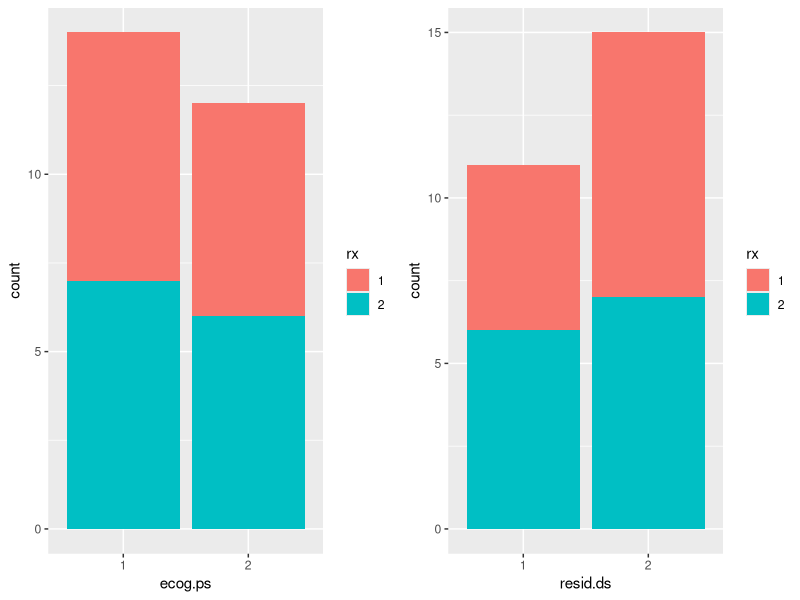
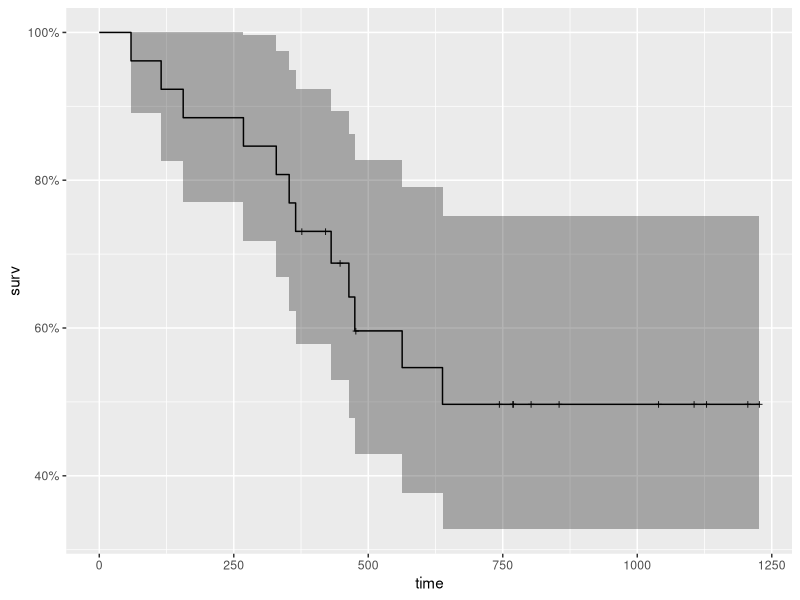
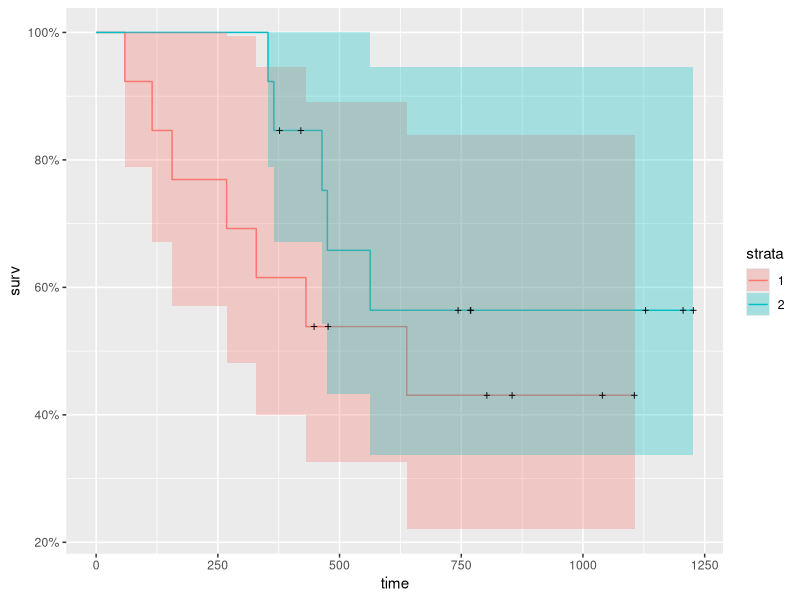
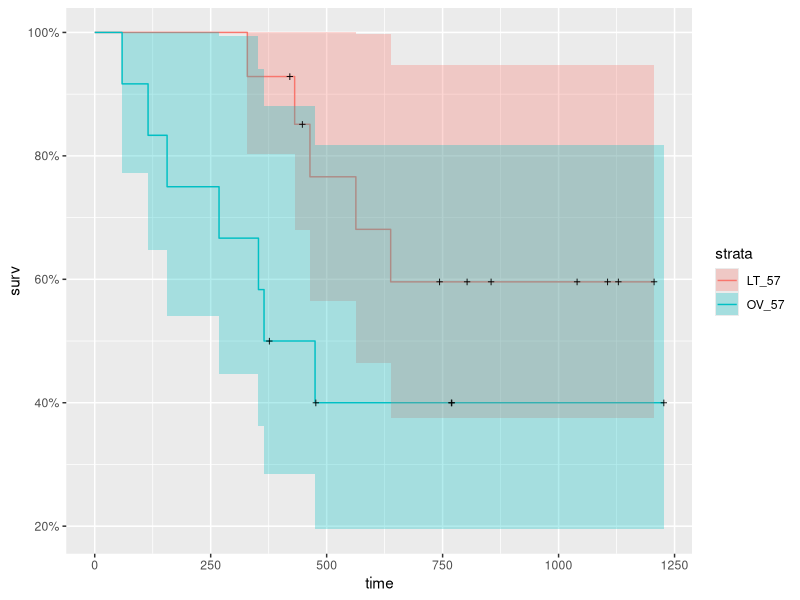
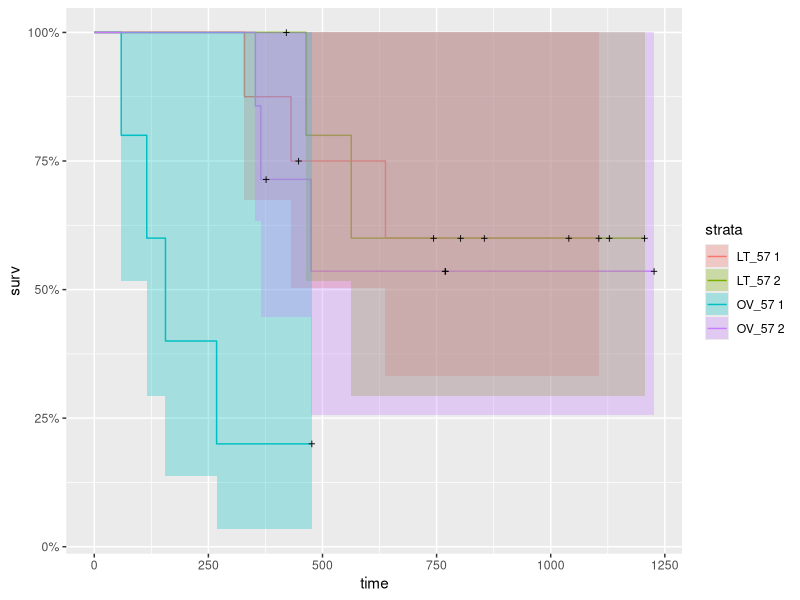
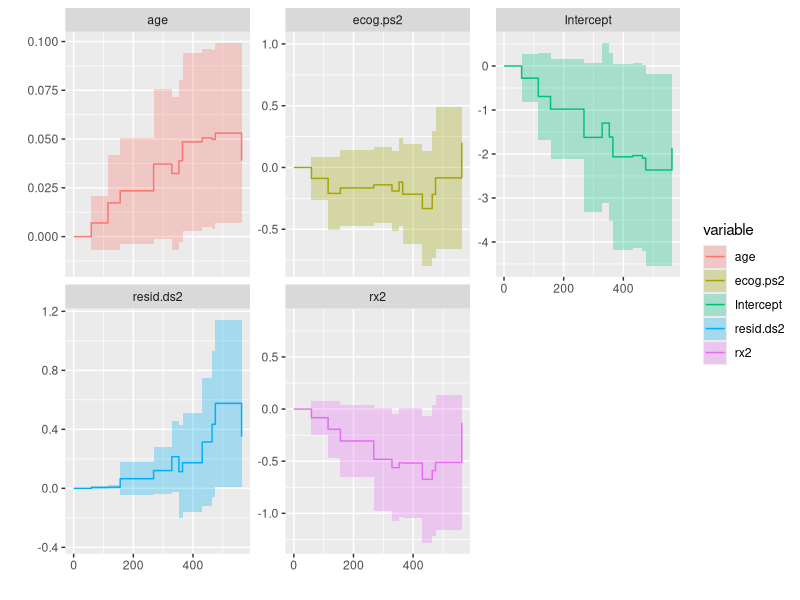
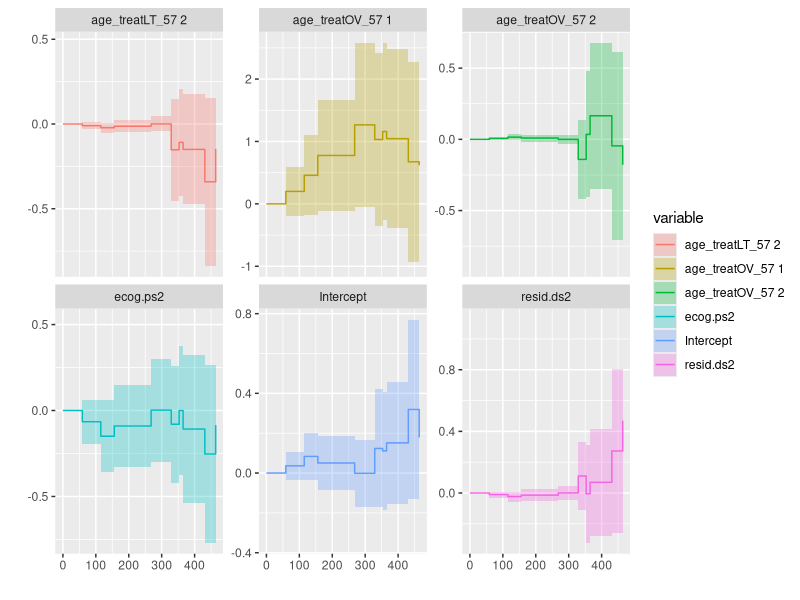
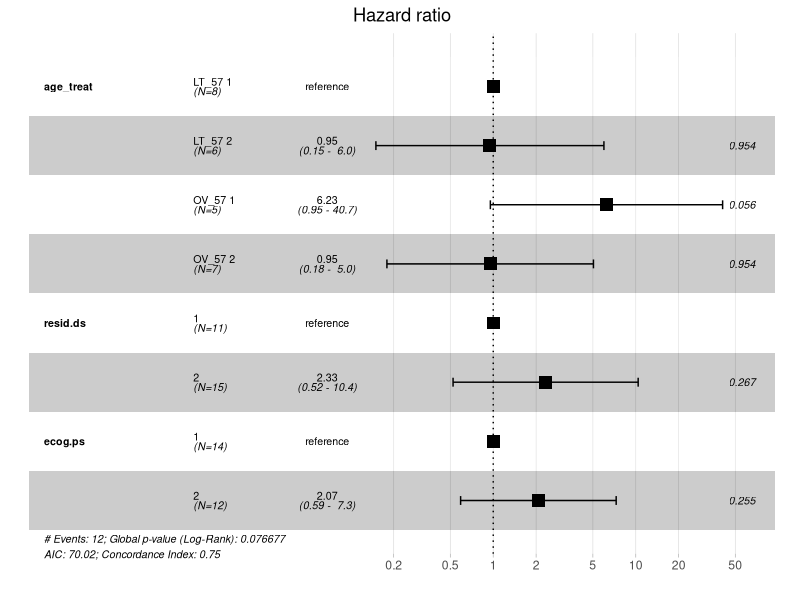

Write R code to recreate these figures, in order.
## ---- chunk 1
knitr::opts_chunk$set(
	echo = F,
	message = F,
	warning = F,
	include = T
)
## ---- chunk 2
library(survival)
library(survminer)
library(ranger)
library(ggplot2)
library(dplyr)
library(ggfortify)
library(coin)
library(gridExtra)
## ---- chunk 3
ovarian_data <- ovarian
str(ovarian_data)
ovarian_data$resid.ds <- as.factor(ovarian_data$resid.ds)
ovarian_data$rx <- as.factor(ovarian_data$rx)
ovarian_data$ecog.ps <- as.factor(ovarian_data$ecog.ps)
head(ovarian_data)
## ---- chunk 4
ecog <- ggplot(ovarian_data, aes(ecog.ps, fill = rx)) +
  geom_bar()
resid <- ggplot(ovarian_data, aes(resid.ds, fill = rx)) +
  geom_bar()
grid.arrange(ecog, resid, ncol = 2)
## ---- chunk 5
km <- with(ovarian_data, Surv(futime, fustat))
head(km, 20)
## ---- chunk 6
km_fit <- survfit(Surv(futime, fustat) ~ 1, data = ovarian_data)
summary(km_fit)
## ---- chunk 7
autoplot(km_fit)
## ---- chunk 8
km_rx_fit <- survfit(Surv(futime, fustat) ~ rx, data = ovarian_data)
autoplot(km_rx_fit)
## ---- chunk 9
ovarian_data <- ovarian_data %>%  mutate(age_factor = ifelse((age < 57), "LT_57", "OV_57"),
              age_factor = factor(age_factor))
## ---- chunk 10
km_age_fit <- survfit(Surv(futime, fustat) ~ age_factor, data = ovarian_data)
autoplot(km_age_fit)
## ---- chunk 11
ovarian_data_mf <- ovarian_data
ovarian_data_mf$age_treat <- as.factor(paste(ovarian_data_mf$age_factor, ovarian_data_mf$rx))
km_age_fit_rx <- survfit(Surv(futime, fustat) ~ age_treat, data=ovarian_data_mf)
autoplot(km_age_fit_rx)
## ---- chunk 12
survdiff(Surv(futime, fustat) ~ age_factor, data = ovarian_data_mf)
logrank_test(Surv(futime, fustat) ~ age_factor, data = ovarian_data_mf)
## ---- chunk 13
# In this case it works only for survdiff function because logrank_test does not return anything ;(
# So we can just calculate this for logrank_test by hand)

mod <- survdiff(Surv(futime, fustat) ~ age_treat, data = ovarian_data_mf)
logrank_test(Surv(futime, fustat) ~ age_treat, data = ovarian_data_mf)

n_groups <- length(levels(ovarian_data_mf$age_treat))

mult_comp_corr <- function(n_levels, model, alpha = 0.05){
  p_val <- 1 - pchisq(model$chisq, n_levels - 1)
  n_comp <- n_levels * (n_levels - 1) / 2
  alpha_adj <- alpha / n_comp
  if (p_val < alpha_adj){
    print("There are significant differences between groups")
    return(p_val)
  }
  else {
    print("There are no significant differences between groups")
    return(p_val)
  }
}

mult_comp_corr(4, mod)
## ---- chunk 14
cox <- coxph(Surv(futime, fustat) ~ age + rx + resid.ds + ecog.ps, data = ovarian_data_mf)
summary(cox)
## ---- chunk 15
aa_fit <- aareg(Surv(futime, fustat) ~ age + rx + resid.ds + ecog.ps, data = ovarian_data_mf)
autoplot(aa_fit)
## ---- chunk 16
cox <- coxph(Surv(futime, fustat) ~ age_factor + rx + resid.ds + ecog.ps, data = ovarian_data_mf)
summary(cox)
## ---- chunk 17
cox <- coxph(Surv(futime, fustat) ~ age_treat + resid.ds + ecog.ps, data = ovarian_data_mf)
summary(cox)
## ---- chunk 18
aa_fit <- aareg(Surv(futime, fustat) ~ age_treat + resid.ds + ecog.ps, data = ovarian_data_mf)
autoplot(aa_fit)
## ---- chunk 19
fit_coxph <- coxph(Surv(futime, fustat) ~ age_treat + resid.ds + ecog.ps, data = ovarian_data_mf)
ggforest(fit_coxph, data = ovarian_data_mf)
